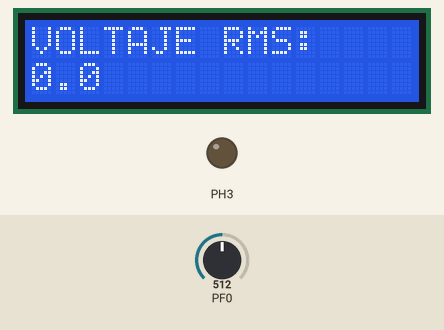
This program was run on a simulated ATmega2560, built with avr-gcc and emulated at 16 MHz. On the bench: 16×2 character LCD, output pins drawn as LEDs (lit = HIGH). Wiring (inferred from the names in the program): character LCD (HD44780): RS PH0; R/W PH1; E PH2; data PH4, PH5, PH6, PH7. Inputs (shaded band) come from the test bench; at power-on: PF0 = 512. Pins used as bus, display or sensor lines are not drawn; what the program prints to the serial monitor is not drawn.

Above: at 0.5 s.
At 6.5 s:
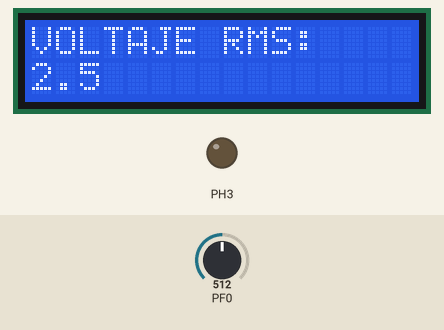

The program:

main.c
```c
/*
 * lab2100.c
 *
 * Created: 10/05/2022 6:28:44 p. m.
 * Author : Keiry Mariana
 */
#define F_CPU 16000000UL
#include <avr/io.h>
#include <avr/interrupt.h>
#include "LCD_4.c"
#include "USART_VT2.C"


float  Xi_1;
float  Sum_Xi_1;
float  Vrms;
float  Vrms_true;
float  Cont;


int main(void)
{
	    DDRH=0xFF;

	    lcdinit();
	    InitUSART(19200);


		ADMUX= 0x60;                      // 1 en al REFS0 Y ADLAR
		ADCSRA=  0x8F;             //ADEN   ADIF = 128 prescalerS
		ADCSRA |= (1<<ADSC);           // Start conversion

//
		asm("LDI R16,1<<2|0<<1|0<<0	    ; PRESCALER DE 256");
		asm("STS 0x81,R16				; AQUÍ INICIA EL TIMER");	// 0x81 = TCCR1B
		asm("LDI R16,0x98				; SE PRECARGA EL TIMER 1");
		asm("STS 0x85,R16				; CON 0x9840");		// 0x85 = TCNT1H
		asm("LDI R16,0x40				; VALOR NECESARIO PARA");
		asm("STS 0x84,R16				; DESBORDAR A 1,66 ms");		// 0x84 = TCNT1L
		asm("LDI R16,1<<0				; HABILITACIÓN DE INT");
		asm("STS 0x6F,R16				; DE TIMER 1");				// 0x6F = TIMSK1

       //SMCR = 1;						// Habilita el modo Sleep para reducir el consumo de potencia");

		sei();


    while (1)
    {
       //asm("SLEEP");
	   asm("NOP");
    }
}
//
 ISR(TIMER1_OVF_vect
 ){
	     	asm("LDI R16,0x98");
	     	asm("STS 0x85,R16");		// 0x85 = TCNT1H
	     	asm("LDI R16,0x40");
	     	asm("STS 0x84,R16");		// 0x84 = TCNT1L


		  Cont = Cont + 1;
		  if (Cont == 15)
		  {
			  Vrms = Sum_Xi_1/15;
			  Vrms_true = sqrt(Vrms);

			  Cont = 0;
			  Sum_Xi_1 = 0;

		  }

		ADCSRA |= (1<<ADSC);           //Cuando finalice conversion inice otra conversion

		convertir_U(Vrms_true);
		EnviarU(32);

				posicion(0,0);
				lcd_print("VOLTAJE RMS:");

				posicion(0,1);
				convertir_ASCII(Vrms_true);
 }

  ISR(ADC_vect){
	     // Fin de conversion
	   	   Xi_1 =ADCH*0.02;     // *5/255
		   Sum_Xi_1 = Sum_Xi_1 + (Xi_1*Xi_1);


  }
```

USART_VT2.c
```c
#include <avr/io.h>
#include <util/delay.h>
#include <avr/interrupt.h>

void InitUSART(int velocidad);
void EnviarU(uint8_t dato);
void convertir_U(float numero);


void convertir_U(float numero)
{


	uint8_t dig[5]={};
	//Dígito Centena
	dig[0]=(numero/100);
	//Dígito Decena
	dig[1]=((numero-dig[0]*100)/10);
	// Digito unidad
	dig[2]=((numero-dig[0]*100-dig[1]*10));
	// Decimal
	dig[4]=((numero-dig[0]*100-dig[1]*10-dig[2])*10);


	dig[0]+=48;
	dig[1]+=48;
	dig[2]+=48;

	dig[3]=46;

	dig[4]+=48;


	uint8_t j=0;

	while ( dig[j] != '\0' )   // Va aumentar hasta que llegue al final del arreglo - en C
	{
		j++;
	}

	if(numero<1){       //Lo de los espacios
		dig[0]=32;
		dig[1]=32;
		}else{
		if(numero<10){
			dig[0]=32;
			dig[1]=32;
			}else{
			if(numero<100){
				dig[0]=32;
			}
		}

	}

	for(int i=0;i<j;i++){

		if (dig[i]<=57&&dig[i]>=46)
		{

			EnviarU(dig[i]);
		}

	}
}

void InitUSART(int velocidad)
{
	//Habilitar
	UCSR3B|=1<<TXEN3;
	UCSR3B|=1<<RXEN3;        //Para la recepcion hay que habilitarlo

	//modo
	UCSR3C|=0<<6;//ASINCRONO   // Or - mascara a ese registro en modo asincrono, no señal de reloj

	//paridad
	UCSR3C|=0<<4;              // saber si esta recibiendo lo mismo que se esta enviando

	UCSR3C|=0<<3;               // Bit de parada, separar bits

	//Numero de bits
	UCSR3C|=3<<1;              // CONFIGURACIÓN A 8 BITS

	// Habilitar la escritura
	UCSR3B|=1<<RXCIE3;          // la bandera si se ha leido o no
	UCSR3A|=0<<U2X3;            // velocidad

	//velocidad
	UBRR3=(F_CPU/8/velocidad)-1;


}


void EnviarU(uint8_t dato)
{
	while(!(UCSR3A & (1<<UDRE3)));  // esperar para enviar otro - 0 vacio
	UDR3=dato;
}
```

LCD_4.c
```c
#include <avr/io.h>
#include <util/delay.h>
#define LCD_PORT PORTH
#define LCD_DDR  DDRH
#define LCD_RS 0
#define LCD_RW 1                       // Mandado a tierra para sol escritura
#define LCD_EN 2

void lcdcommand(unsigned char cmnd)
{
	LCD_PORT = (LCD_PORT & 0x0f)|(cmnd & 0xf0);		// Se utilizan 240 bits para los datos y 15 para control
	LCD_PORT &= ~ (1<<LCD_RS);						// RS en 0 para los comandos
	LCD_PORT |= (1<<LCD_EN);						/* EN = 1 FOR H TO L PULSE */
	_delay_us(1);									/* WAIT FOR MAKE ENABLE WIDE */    //bt especifico
	LCD_PORT &= ~(1<<LCD_EN);						/* EN = 0 FOR H TO L PULSE */
	_delay_us(100);									/* WAIT FOR MAKE ENABLE WIDE */

	LCD_PORT = (LCD_PORT & 0x0f)|(cmnd << 4);		/* SEND COMMAND TO DATA PORT */
	LCD_PORT |= (1<<LCD_EN);						/* EN = 1 FOR H TO L PULSE */
	_delay_us(1);									/* WAIT FOR MAKE ENABLE WIDE */
	LCD_PORT &= ~(1<<LCD_EN);						/* EN = 0 FOR H TO L PULSE */
	_delay_us(100);									/* WAIT FOR MAKE ENABLE WIDE */
}

void lcddata(unsigned char data)
{
	LCD_PORT = (LCD_PORT & 0x0f)|(data & 0xf0);		/* SEND DATA TO DATA PORT */
	LCD_PORT |= (1<<LCD_RS);						/* RS = 1 FOR DATA */
	LCD_PORT |= (1<<LCD_EN);						/* EN=0 FOR H TO L PULSE */
	_delay_us(1);									/* WAIT FOR MAKE ENABLE WIDE */
	LCD_PORT &= ~(1<<LCD_EN);						/* EN = 0 FOR H TO L PULSE */


	LCD_PORT = (LCD_PORT & 0x0f)|(data << 4);		/*    la coneXion es de 4 bits  */
	LCD_PORT |= (1<<LCD_EN);						/* EN=0 FOR H TO L PULSE*/
	_delay_us(1);									/* WAIT FOR MAKE ENABLE WIDE*/
	LCD_PORT &= ~(1<<LCD_EN);						/* EN = 0 FOR H TO L PULSE*/
	_delay_us(100);									/* WAIT FOR MAKE ENABLE WIDE*/
}

void lcdinit()
{
	LCD_DDR = 0xFF;
	LCD_PORT &= ~(1<<LCD_EN);                      // LCD_EN = 0
	_delay_ms(50);									/* WAIT FOR SOME TIME */
	lcdcommand(0x33);
	lcdcommand(0x32);								/* SEND $32 FOR INIT OT 0X02 */
	lcdcommand(0x28);								/* INIT. LCD 2 LINE, 5 X 7 MATRIX */
	lcdcommand(0x0C);								/* DISPLAY ON CURSOR ON */
	lcdcommand(0x01);								/* LCD CLEAR */
	_delay_us(2000);
}

void posicion(unsigned char x, unsigned char y)
{
	unsigned char firstcharadd[]={0x80, 0xC0};
	lcdcommand(firstcharadd[y] + x);
}

void lcd_print(const char *str)
{
	uint8_t i;
	// Que pasa si el compilador traduce una cadena de caracteres
	while ( (i = *str++) )
	 {
		lcddata(i);

	}
}


void lcd_clear()
{
	lcdcommand(0x01);
	_delay_ms(2);
}


void convertir_ASCII(float numero)
{


	uint8_t dig[5]={};
	//Dígito Centena
	dig[0]=(numero/100);
	//Dígito Decena
	dig[1]=((numero-dig[0]*100)/10);
	// Digito unidad
	dig[2]=((numero-dig[0]*100-dig[1]*10));
	// Decimal
	dig[4]=((numero-dig[0]*100-dig[1]*10-dig[2])*10);


	dig[0]+=48;
	dig[1]+=48;
	dig[2]+=48;

	dig[3]=46;

	dig[4]+=48;


	uint8_t j=0;

	while ( dig[j] != '\0' )   //
	{
		j++;
	}

	if(numero<1){       //Lo de los espacios
		dig[0]=32;
		dig[1]=32;

		}else{
		if(numero<10){
			dig[0]=32;
			dig[1]=32;
			}else{
			if(numero<100){
				dig[0]=32;
			}
		}

	}

	for(int i=0;i<j;i++){

		if (dig[i]<=57&&dig[i]>=46)    //Numero de 8 a 9
		{

			lcddata(dig[i]);
		}

	}


}
```

Measured:
- what the display in image 0 shows lasts 5.9 s, from 0.5 s to 6.4 s
